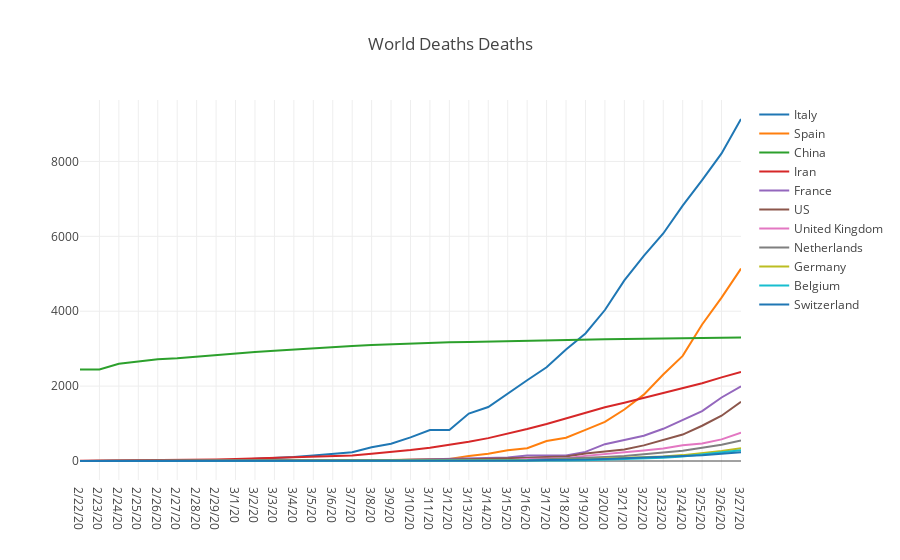

Source (notebook cell):
### Code cell
chinaDataDeaths = dfDeathsGlobal[dfDeathsGlobal['Country/Region'] == 'China'].sum()
chinaDataDeaths['Province/State', 'Country/Region'] = [np.NaN, 'China']

dfDeathsWorldTop = dfDeathsGlobal[dfDeathsGlobal['Country/Region'] != 'China'].sort_values(dfDeathsGlobal.columns[-1], ascending=False).head(10)
dfDeathsWorldTop = dfDeathsWorldTop.append(chinaDataDeaths, ignore_index=True)
dfDeathsWorldTop = dfDeathsWorldTop.sort_values(dfDeathsGlobal.columns[-1], ascending=False)


data = [{
    'x': row[1].index[35:],
    'y': row[1].values[35:],
    'name': row[1].values[1] if str(row[1].values[0]) == 'nan' else '{} {}'.format( row[1].values[0], row[1].values[1])
}  for row in dfDeathsWorldTop.iterrows()]

layout = dict(title = 'World Deaths Deaths')
py.iplot(dict(data=data, layout=layout))
dfDeathsWorldTop

### Figure 1 — Plotly figure (JSON) as saved in the notebook; plotly's stock layout.template omitted (floating-point values rounded to 4 significant figures)
{"data": [{"name": "Italy", "x": ["2/22/20", "2/23/20", "2/24/20", "2/25/20", "2/26/20", "2/27/20", "2/28/20", "2/29/20", "3/1/20", "3/2/20", "3/3/20", "3/4/20", "3/5/20", "3/6/20", "3/7/20", "3/8/20", "3/9/20", "3/10/20", "3/11/20", "3/12/20", "3/13/20", "3/14/20", "3/15/20", "3/16/20", "3/17/20", "3/18/20", "3/19/20", "3/20/20", "3/21/20", "3/22/20", "3/23/20", "3/24/20", "3/25/20", "3/26/20", "3/27/20"], "y": [2, 3, 7, 10, 12, 17, 21, 29, 34, 52, 79, 107, 148, 197, 233, 366, 463, 631, 827, 827, 1266, 1441, 1809, 2158, 2503, 2978, 3405, 4032, 4825, 5476, 6077, 6820, 7503, 8215, 9134]}, {"name": "Spain", "x": ["2/22/20", "2/23/20", "2/24/20", "2/25/20", "2/26/20", "2/27/20", "2/28/20", "2/29/20", "3/1/20", "3/2/20", "3/3/20", "3/4/20", "3/5/20", "3/6/20", "3/7/20", "3/8/20", "3/9/20", "3/10/20", "3/11/20", "3/12/20", "3/13/20", "3/14/20", "3/15/20", "3/16/20", "3/17/20", "3/18/20", "3/19/20", "3/20/20", "3/21/20", "3/22/20", "3/23/20", "3/24/20", "3/25/20", "3/26/20", "3/27/20"], "y": [0, 0, 0, 0, 0, 0, 0, 0, 0, 0, 1, 2, 3, 5, 10, 17, 28, 35, 54, 55, 133, 195, 289, 342, 533, 623, 830, 1043, 1375, 1772, 2311, 2808, 3647, 4365, 5138]}, {"name": "China", "x": ["2/22/20", "2/23/20", "2/24/20", "2/25/20", "2/26/20", "2/27/20", "2/28/20", "2/29/20", "3/1/20", "3/2/20", "3/3/20", "3/4/20", "3/5/20", "3/6/20", "3/7/20", "3/8/20", "3/9/20", "3/10/20", "3/11/20", "3/12/20", "3/13/20", "3/14/20", "3/15/20", "3/16/20", "3/17/20", "3/18/20", "3/19/20", "3/20/20", "3/21/20", "3/22/20", "3/23/20", "3/24/20", "3/25/20", "3/26/20", "3/27/20"], "y": [2443, 2445, 2595, 2665, 2717, 2746, 2790, 2837, 2872, 2914, 2947, 2983, 3015, 3044, 3072, 3100, 3123, 3139, 3161, 3172, 3180, 3193, 3203, 3217, 3230, 3241, 3249, 3253, 3259, 3274, 3274, 3281, 3285, 3291, 3296]}, {"name": "Iran", "x": ["2/22/20", "2/23/20", "2/24/20", "2/25/20", "2/26/20", "2/27/20", "2/28/20", "2/29/20", "3/1/20", "3/2/20", "3/3/20", "3/4/20", "3/5/20", "3/6/20", "3/7/20", "3/8/20", "3/9/20", "3/10/20", "3/11/20", "3/12/20", "3/13/20", "3/14/20", "3/15/20", "3/16/20", "3/17/20", "3/18/20", "3/19/20", "3/20/20", "3/21/20", "3/22/20", "3/23/20", "3/24/20", "3/25/20", "3/26/20", "3/27/20"], "y": [5, 8, 12, 16, 19, 26, 34, 43, 54, 66, 77, 92, 107, 124, 145, 194, 237, 291, 354, 429, 514, 611, 724, 853, 988, 1135, 1284, 1433, 1556, 1685, 1812, 1934, 2077, 2234, 2378]}, {"name": "France", "x": ["2/22/20", "2/23/20", "2/24/20", "2/25/20", "2/26/20", "2/27/20", "2/28/20", "2/29/20", "3/1/20", "3/2/20", "3/3/20", "3/4/20", "3/5/20", "3/6/20", "3/7/20", "3/8/20", "3/9/20", "3/10/20", "3/11/20", "3/12/20", "3/13/20", "3/14/20", "3/15/20", "3/16/20", "3/17/20", "3/18/20", "3/19/20", "3/20/20", "3/21/20", "3/22/20", "3/23/20", "3/24/20", "3/25/20", "3/26/20", "3/27/20"], "y": [1, 1, 1, 1, 2, 2, 2, 2, 2, 3, 4, 4, 6, 9, 11, 19, 19, 33, 48, 48, 79, 91, 91, 148, 148, 148, 243, 450, 562, 674, 860, 1100, 1331, 1696, 1995]}, {"name": "US", "x": ["2/22/20", "2/23/20", "2/24/20", "2/25/20", "2/26/20", "2/27/20", "2/28/20", "2/29/20", "3/1/20", "3/2/20", "3/3/20", "3/4/20", "3/5/20", "3/6/20", "3/7/20", "3/8/20", "3/9/20", "3/10/20", "3/11/20", "3/12/20", "3/13/20", "3/14/20", "3/15/20", "3/16/20", "3/17/20", "3/18/20", "3/19/20", "3/20/20", "3/21/20", "3/22/20", "3/23/20", "3/24/20", "3/25/20", "3/26/20", "3/27/20"], "y": [0, 0, 0, 0, 0, 0, 0, 1, 1, 6, 7, 11, 12, 14, 17, 21, 22, 28, 36, 40, 47, 54, 63, 85, 108, 118, 200, 244, 307, 417, 557, 706, 942, 1209, 1581]}, {"name": "United Kingdom", "x": ["2/22/20", "2/23/20", "2/24/20", "2/25/20", "2/26/20", "2/27/20", "2/28/20", "2/29/20", "3/1/20", "3/2/20", "3/3/20", "3/4/20", "3/5/20", "3/6/20", "3/7/20", "3/8/20", "3/9/20", "3/10/20", "3/11/20", "3/12/20", "3/13/20", "3/14/20", "3/15/20", "3/16/20", "3/17/20", "3/18/20", "3/19/20", "3/20/20", "3/21/20", "3/22/20", "3/23/20", "3/24/20", "3/25/20", "3/26/20", "3/27/20"], "y": [0, 0, 0, 0, 0, 0, 0, 0, 0, 0, 0, 0, 1, 2, 2, 3, 4, 6, 8, 8, 8, 21, 21, 55, 55, 71, 137, 177, 233, 281, 335, 422, 465, 578, 759]}, {"name": "Netherlands", "x": ["2/22/20", "2/23/20", "2/24/20", "2/25/20", "2/26/20", "2/27/20", "2/28/20", "2/29/20", "3/1/20", "3/2/20", "3/3/20", "3/4/20", "3/5/20", "3/6/20", "3/7/20", "3/8/20", "3/9/20", "3/10/20", "3/11/20", "3/12/20", "3/13/20", "3/14/20", "3/15/20", "3/16/20", "3/17/20", "3/18/20", "3/19/20", "3/20/20", "3/21/20", "3/22/20", "3/23/20", "3/24/20", "3/25/20", "3/26/20", "3/27/20"], "y": [0, 0, 0, 0, 0, 0, 0, 0, 0, 0, 0, 0, 0, 1, 1, 3, 3, 4, 5, 5, 10, 12, 20, 24, 43, 58, 76, 106, 136, 179, 213, 276, 356, 434, 546]}, {"name": "Germany", "x": ["2/22/20", "2/23/20", "2/24/20", "2/25/20", "2/26/20", "2/27/20", "2/28/20", "2/29/20", "3/1/20", "3/2/20", "3/3/20", "3/4/20", "3/5/20", "3/6/20", "3/7/20", "3/8/20", "3/9/20", "3/10/20", "3/11/20", "3/12/20", "3/13/20", "3/14/20", "3/15/20", "3/16/20", "3/17/20", "3/18/20", "3/19/20", "3/20/20", "3/21/20", "3/22/20", "3/23/20", "3/24/20", "3/25/20", "3/26/20", "3/27/20"], "y": [0, 0, 0, 0, 0, 0, 0, 0, 0, 0, 0, 0, 0, 0, 0, 0, 2, 2, 3, 3, 7, 9, 11, 17, 24, 28, 44, 67, 84, 94, 123, 157, 206, 267, 342]}, {"name": "Belgium", "x": ["2/22/20", "2/23/20", "2/24/20", "2/25/20", "2/26/20", "2/27/20", "2/28/20", "2/29/20", "3/1/20", "3/2/20", "3/3/20", "3/4/20", "3/5/20", "3/6/20", "3/7/20", "3/8/20", "3/9/20", "3/10/20", "3/11/20", "3/12/20", "3/13/20", "3/14/20", "3/15/20", "3/16/20", "3/17/20", "3/18/20", "3/19/20", "3/20/20", "3/21/20", "3/22/20", "3/23/20", "3/24/20", "3/25/20", "3/26/20", "3/27/20"], "y": [0, 0, 0, 0, 0, 0, 0, 0, 0, 0, 0, 0, 0, 0, 0, 0, 0, 0, 3, 3, 3, 4, 4, 5, 10, 14, 21, 37, 67, 75, 88, 122, 178, 220, 289]}, {"name": "Switzerland", "x": ["2/22/20", "2/23/20", "2/24/20", "2/25/20", "2/26/20", "2/27/20", "2/28/20", "2/29/20", "3/1/20", "3/2/20", "3/3/20", "3/4/20", "3/5/20", "3/6/20", "3/7/20", "3/8/20", "3/9/20", "3/10/20", "3/11/20", "3/12/20", "3/13/20", "3/14/20", "3/15/20", "3/16/20", "3/17/20", "3/18/20", "3/19/20", "3/20/20", "3/21/20", "3/22/20", "3/23/20", "3/24/20", "3/25/20", "3/26/20", "3/27/20"], "y": [0, 0, 0, 0, 0, 0, 0, 0, 0, 0, 0, 0, 1, 1, 1, 2, 2, 3, 4, 4, 11, 13, 14, 14, 27, 28, 41, 54, 75, 98, 120, 122, 153, 191, 231]}], "layout": {"title": "World Deaths Deaths"}}
